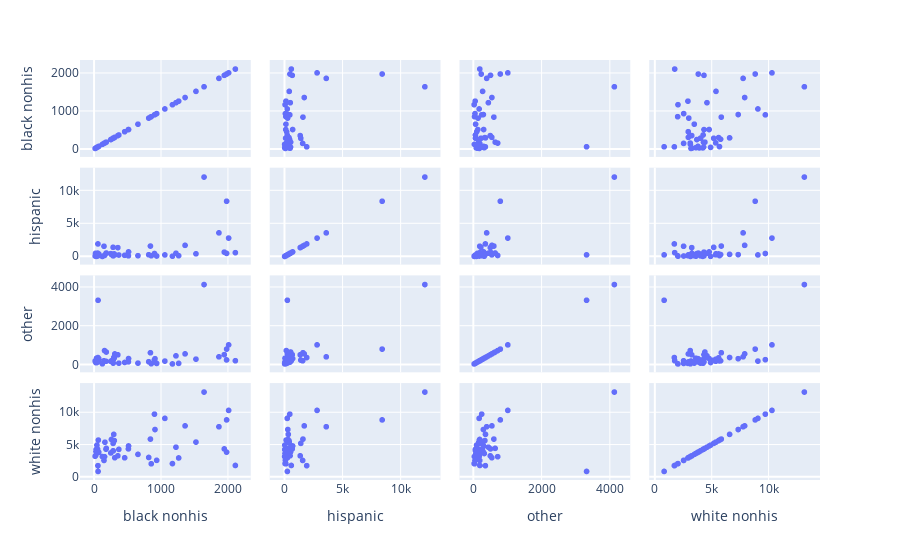

Notebook code cell kept with this figure:
### Code cell
px.scatter_matrix(piv2)

### Figure 1 — Plotly figure (JSON) as saved in the notebook; plotly's stock layout.template omitted (floating-point values rounded to 4 significant figures)
{"data": [{"dimensions": [{"axis": {"matches": true}, "label": "black nonhis", "values": [937, 157, 149, 458, 1646, 285, 516, 818, 2115, 1869, 1983, 60, 22, 1362, 371, 163, 285, 287, 856, 43, 1949, 303, 912, 295, 1173, 514, 16, 179, 356, 64, 844, 58, 2014, 1525, 37, 1060, 310, 71, 904, 251, 1266, 52, 657, 1984, 53, 30, 1226, 183, 124, 260, 29]}, {"axis": {"matches": true}, "label": "hispanic", "values": [102, 180, 1588, 204, 12128, 1427, 725, 290, 611, 3624, 495, 272, 507, 1726, 253, 287, 395, 121, 141, 51, 692, 411, 312, 349, 71, 130, 98, 489, 1375, 162, 1617, 1939, 2830, 433, 68, 261, 275, 416, 481, 462, 150, 128, 148, 8443, 542, 46, 521, 552, 34, 326, 395]}, {"axis": {"matches": true}, "label": "other", "values": [64, 730, 202, 114, 4154, 236, 317, 153, 205, 406, 246, 3338, 137, 560, 77, 176, 242, 78, 50, 111, 519, 354, 310, 372, 38, 146, 190, 174, 512, 193, 618, 368, 1027, 287, 335, 185, 557, 313, 260, 172, 68, 281, 81, 807, 202, 102, 456, 655, 45, 200, 118]}, {"axis": {"matches": true}, "label": "white nonhis", "values": [2563, 3136, 2553, 2963, 13188, 5204, 4802, 3011, 1770, 7792, 3846, 839, 3282, 7929, 4271, 5383, 4032, 4047, 2032, 4930, 4346, 5639, 7360, 6603, 2060, 4349, 3206, 4305, 3270, 5715, 5872, 1739, 10334, 5406, 3631, 9095, 2972, 3819, 9750, 3716, 2936, 4314, 3495, 8857, 3843, 4242, 4611, 4430, 3152, 5811, 3931]}], "hovertemplate": "%{xaxis.title.text}=%{x}<br>%{yaxis.title.text}=%{y}<extra></extra>", "legendgroup": "", "marker": {"color": "#636efa", "symbol": "circle"}, "name": "", "showlegend": false, "type": "splom"}], "layout": {"dragmode": "select", "legend": {"tracegroupgap": 0}, "margin": {"t": 60}}}
